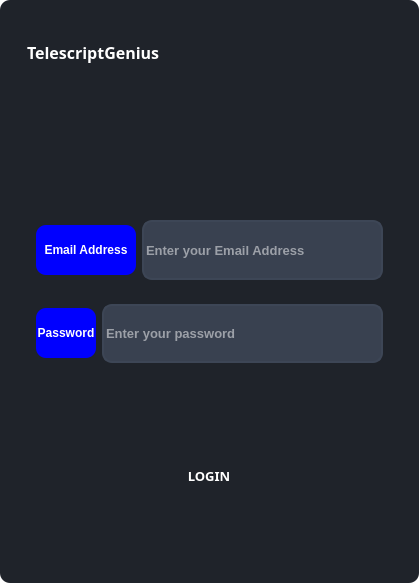
<?xml version="1.0" encoding="UTF-8"?>
<ui version="4.0">
 <class>LoginScreen</class>
 <widget class="QMainWindow" name="LoginScreen">
  <property name="geometry">
   <rect>
    <x>0</x>
    <y>0</y>
    <width>419</width>
    <height>583</height>
   </rect>
  </property>
  <property name="windowTitle">
   <string>MainWindow</string>
  </property>
  <property name="styleSheet">
   <string notr="true">*{
    border-radius:10px;
    background-color:transparent;
    background:transparent;
    padding:0;
    margin:0;
    color:#fff;
}
#centralwidget{
    background-color:#1f232a;
}</string>
  </property>
  <widget class="QWidget" name="centralwidget">
   <layout class="QVBoxLayout" name="verticalLayout_3">
    <item>
     <widget class="QWidget" name="widget" native="true">
      <property name="styleSheet">
       <string notr="true"/>
      </property>
      <layout class="QVBoxLayout" name="verticalLayout">
       <item>
        <widget class="QFrame" name="frame_3">
         <property name="frameShape">
          <enum>QFrame::StyledPanel</enum>
         </property>
         <property name="frameShadow">
          <enum>QFrame::Raised</enum>
         </property>
         <layout class="QVBoxLayout" name="verticalLayout_4">
          <item alignment="Qt::AlignTop">
           <widget class="QLabel" name="label_4">
            <property name="sizePolicy">
             <sizepolicy hsizetype="Preferred" vsizetype="Minimum">
              <horstretch>0</horstretch>
              <verstretch>0</verstretch>
             </sizepolicy>
            </property>
            <property name="minimumSize">
             <size>
              <width>0</width>
              <height>50</height>
             </size>
            </property>
            <property name="font">
             <font>
              <family>Segoe Print</family>
              <pointsize>12</pointsize>
              <weight>75</weight>
              <bold>true</bold>
             </font>
            </property>
            <property name="styleSheet">
             <string notr="true"/>
            </property>
            <property name="text">
             <string>TelescriptGenius</string>
            </property>
           </widget>
          </item>
         </layout>
        </widget>
       </item>
       <item>
        <widget class="QFrame" name="frame">
         <property name="frameShape">
          <enum>QFrame::StyledPanel</enum>
         </property>
         <property name="frameShadow">
          <enum>QFrame::Raised</enum>
         </property>
         <layout class="QVBoxLayout" name="verticalLayout_2">
          <item>
           <widget class="QFrame" name="frame_4">
            <property name="frameShape">
             <enum>QFrame::StyledPanel</enum>
            </property>
            <property name="frameShadow">
             <enum>QFrame::Raised</enum>
            </property>
            <layout class="QHBoxLayout" name="horizontalLayout_2">
             <item>
              <widget class="QLabel" name="label">
               <property name="sizePolicy">
                <sizepolicy hsizetype="Fixed" vsizetype="Fixed">
                 <horstretch>0</horstretch>
                 <verstretch>0</verstretch>
                </sizepolicy>
               </property>
               <property name="minimumSize">
                <size>
                 <width>100</width>
                 <height>50</height>
                </size>
               </property>
               <property name="font">
                <font>
                 <weight>75</weight>
                 <bold>true</bold>
                </font>
               </property>
               <property name="styleSheet">
                <string notr="true">background-color: rgb(0, 0, 255);
border-radius:10px;</string>
               </property>
               <property name="text">
                <string>Email Address</string>
               </property>
               <property name="alignment">
                <set>Qt::AlignCenter</set>
               </property>
              </widget>
             </item>
             <item>
              <widget class="QLineEdit" name="emailInput">
               <property name="sizePolicy">
                <sizepolicy hsizetype="Minimum" vsizetype="Minimum">
                 <horstretch>0</horstretch>
                 <verstretch>0</verstretch>
                </sizepolicy>
               </property>
               <property name="font">
                <font>
                 <pointsize>10</pointsize>
                 <weight>75</weight>
                 <bold>true</bold>
                </font>
               </property>
               <property name="styleSheet">
                <string notr="true">background-color: rgb(57, 65, 80);
border: 2px solid rgb(61, 70, 86);
border-radius:10px;</string>
               </property>
               <property name="placeholderText">
                <string>Enter your Email Address</string>
               </property>
              </widget>
             </item>
            </layout>
           </widget>
          </item>
          <item>
           <widget class="QFrame" name="frame_5">
            <property name="frameShape">
             <enum>QFrame::StyledPanel</enum>
            </property>
            <property name="frameShadow">
             <enum>QFrame::Raised</enum>
            </property>
            <layout class="QHBoxLayout" name="horizontalLayout_3">
             <item>
              <widget class="QLabel" name="label_2">
               <property name="sizePolicy">
                <sizepolicy hsizetype="Fixed" vsizetype="Fixed">
                 <horstretch>0</horstretch>
                 <verstretch>0</verstretch>
                </sizepolicy>
               </property>
               <property name="minimumSize">
                <size>
                 <width>60</width>
                 <height>50</height>
                </size>
               </property>
               <property name="font">
                <font>
                 <weight>75</weight>
                 <bold>true</bold>
                </font>
               </property>
               <property name="styleSheet">
                <string notr="true">background-color: rgb(0, 0, 255);
border-radius:10px;</string>
               </property>
               <property name="text">
                <string>Password</string>
               </property>
               <property name="alignment">
                <set>Qt::AlignCenter</set>
               </property>
              </widget>
             </item>
             <item>
              <widget class="QLineEdit" name="passwordInput">
               <property name="sizePolicy">
                <sizepolicy hsizetype="Minimum" vsizetype="Minimum">
                 <horstretch>0</horstretch>
                 <verstretch>0</verstretch>
                </sizepolicy>
               </property>
               <property name="font">
                <font>
                 <pointsize>10</pointsize>
                 <weight>75</weight>
                 <bold>true</bold>
                </font>
               </property>
               <property name="styleSheet">
                <string notr="true">background-color: rgb(57, 65, 80);
border: 2px solid rgb(61, 70, 86);
border-radius:10px;</string>
               </property>
               <property name="placeholderText">
                <string>Enter your password</string>
               </property>
              </widget>
             </item>
            </layout>
           </widget>
          </item>
         </layout>
        </widget>
       </item>
       <item>
        <widget class="QFrame" name="frame_2">
         <property name="frameShape">
          <enum>QFrame::StyledPanel</enum>
         </property>
         <property name="frameShadow">
          <enum>QFrame::Raised</enum>
         </property>
         <layout class="QHBoxLayout" name="horizontalLayout">
          <item>
           <widget class="QPushButton" name="logBtn">
            <property name="sizePolicy">
             <sizepolicy hsizetype="Fixed" vsizetype="Fixed">
              <horstretch>0</horstretch>
              <verstretch>0</verstretch>
             </sizepolicy>
            </property>
            <property name="minimumSize">
             <size>
              <width>200</width>
              <height>70</height>
             </size>
            </property>
            <property name="font">
             <font>
              <family>Segoe UI Black</family>
              <pointsize>10</pointsize>
              <weight>75</weight>
              <bold>true</bold>
             </font>
            </property>
            <property name="text">
             <string>LOGIN</string>
            </property>
           </widget>
          </item>
         </layout>
        </widget>
       </item>
      </layout>
     </widget>
    </item>
   </layout>
  </widget>
 </widget>
 <resources/>
 <connections/>
</ui>
